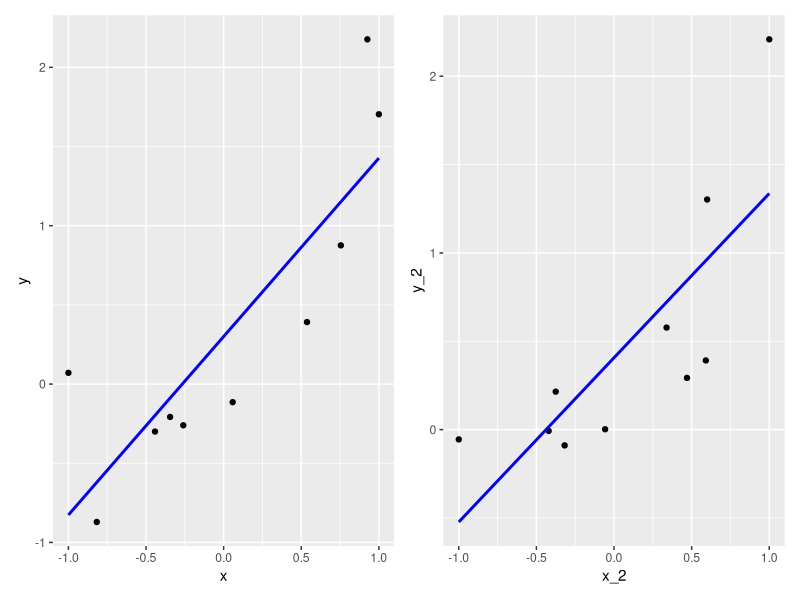
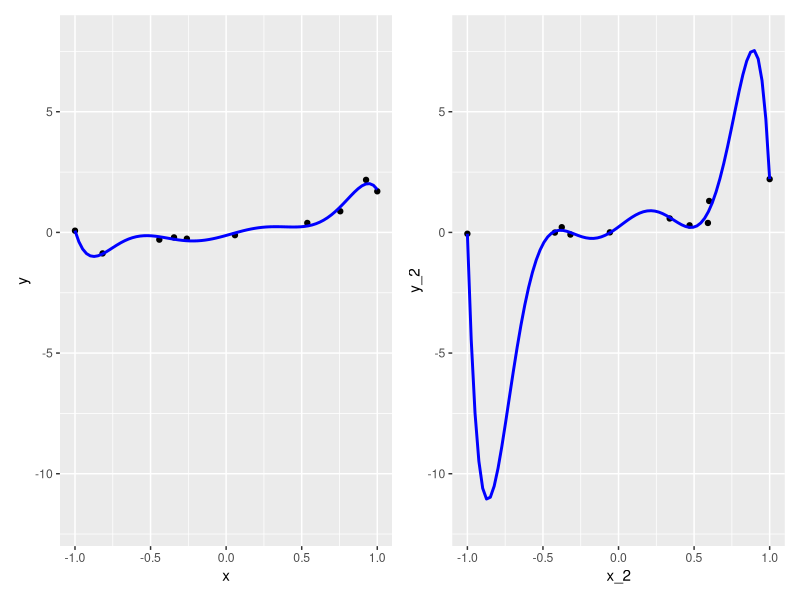
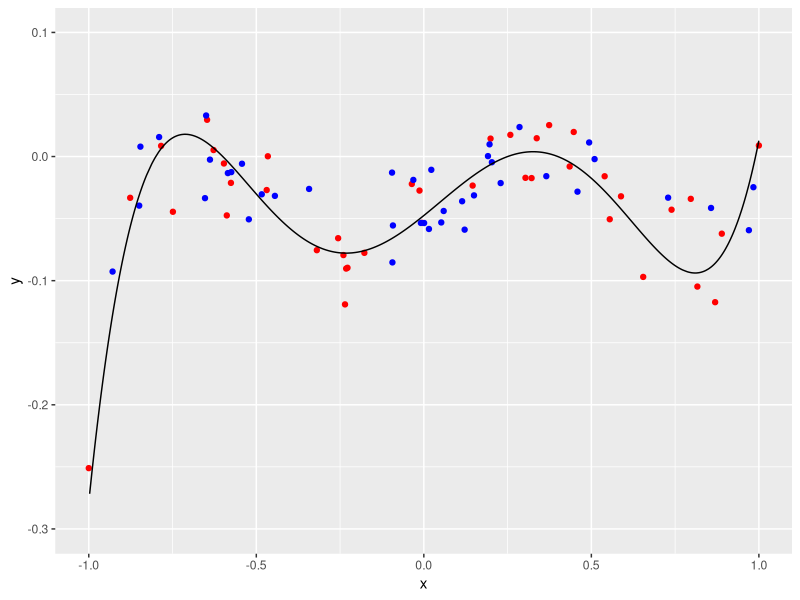
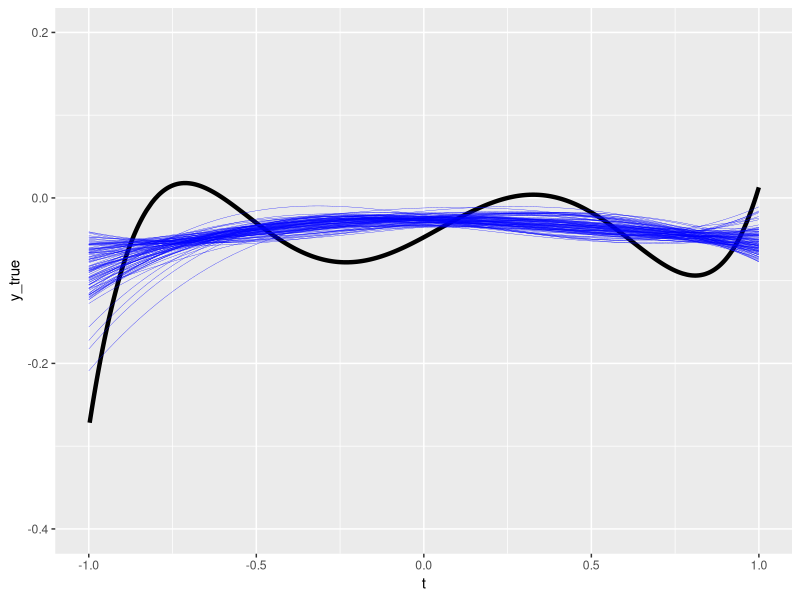
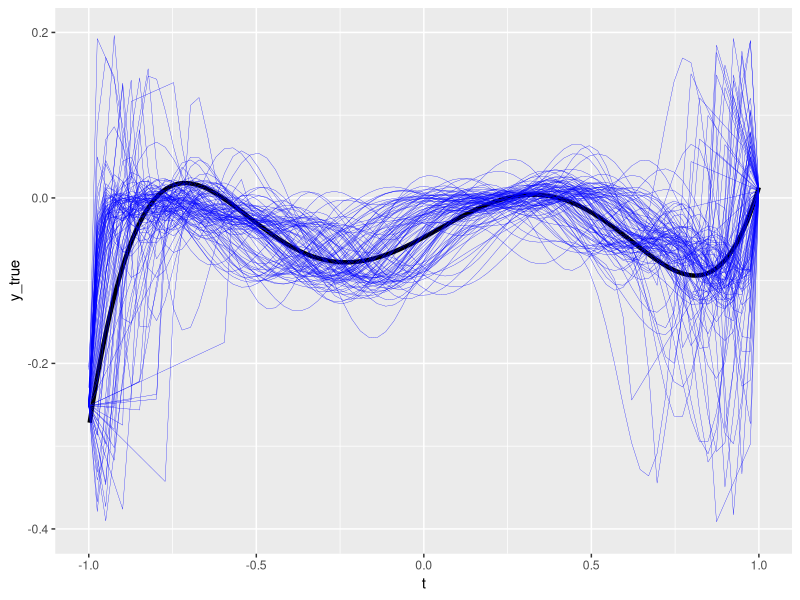
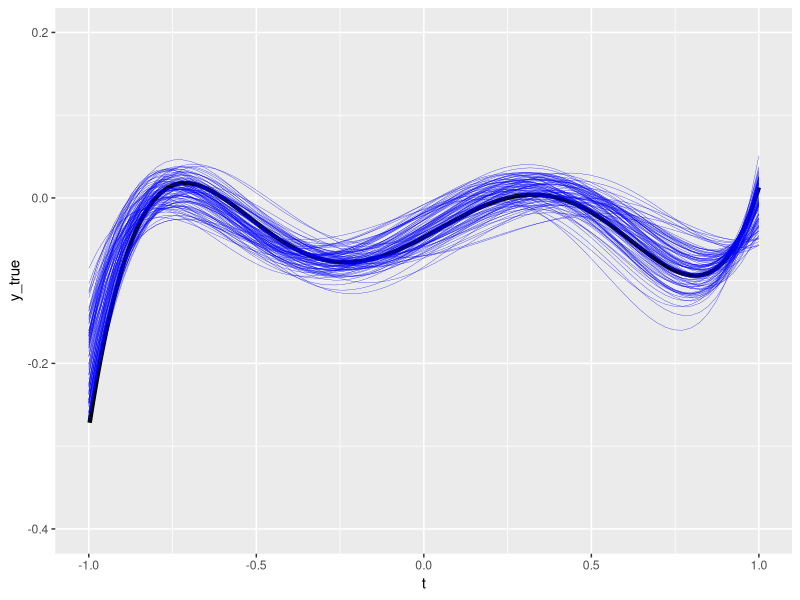

Write R code to recreate these figures, in order.
## ---- chunk 1
library(ggplot2)
set.seed(20)
#Run this chunk of code multiple times to see that there is not a lot of change in the estimator for different samples from the same data generating function. 

#generate some data points

n <- 10 
x <- runif(n, -1,1)
x <- sort(x)
x[1] <- -1
x[n] <- 1

#the true data generating function is a cubic polynomial and we add Gaussian noise to it

y <- (x-.25)*(x+.6)*(x+.8) + .3*rnorm(n)

plot1<- ggplot()+ 
  geom_point(aes(x,y))+
  stat_smooth(method="lm", se=FALSE, fill=NA, formula=y~x, aes_string(x, y), size = 1, color="blue") 

## ---- chunk 2
set.seed(26)
#Run this chunk of code multiple times to see that there is not a lot of change in the estimator for different samples from the same data generating function. 

#generate some data points

n_2 <- 10 
x_2 <- runif(n_2, -1,1)
x_2 <- sort(x_2)
x_2[1] <- -1
x_2[n_2] <- 1

#the true data generating function is a cubic polynomial and we add Gaussian noise to it

y_2 <- (x_2-.25)*(x_2+.6)*(x_2+.8) + .3*rnorm(n_2)

plot2 <- ggplot()+ 
  geom_point(aes(x_2,y_2))+
  stat_smooth(method="lm", se=FALSE, fill=NA, formula=y~x, aes_string(x_2, y_2), size = 1, color="blue") 

## ---- chunk 3

library(patchwork)

plot1 + plot2
## ---- chunk 4
# We use the same data that we generated earlier and fit a 7th order polynomial to it

plot3<- ggplot()+ 
  geom_point(aes(x,y))+
  stat_smooth(method="lm", se=FALSE, fill=NA, formula=y~poly(x, 7, raw=TRUE) , aes_string(x, y), size = 1, color="blue")+
  ylim(-12,8)


plot4<- ggplot()+ 
  geom_point(aes(x_2,y_2))+
  stat_smooth(method="lm", se=FALSE, fill=NA, formula=y~poly(x, 7, raw=TRUE) , aes_string(x_2, y_2), size = 1, color="blue")+
  ylim(-12,8)


plot3 + plot4

## ---- chunk 5
set.seed(1)
# generate training data

n <- 40 
x <- runif(n, -1,1)
x <- sort(x)
x[1] <- -1
x[n] <- 1

#the true data generating function is a 5-th order polynomial
#we add Gaussian noise to it

y <- (x-.99)*(x-.4)*(x-.25)*(x+.6)*(x+.8) + .03*rnorm(n)
## ---- chunk 6
#generate test data 

n_test <- 40
x_test <- runif(n_test, -1,1)
y_test <- (x_test-.99)*(x_test-.4)*(x_test-.25)*(x_test+.6)*(x_test+.8)+
  .03*rnorm(n_test)
df_test <- as.data.frame(cbind(x_test, y_test))
## ---- chunk 7
# true data generating function
t <- runif(1000,-1, 1)
y_true <- (t-.99)*(t-.4)*(t-.25)*(t+.6)*(t+.8)

## ---- chunk 8
#plot the samples and the true data-generating function

library(ggplot2)

ggplot()+
  geom_point(aes(x,y), color="red")+
  geom_point(aes(x_test, y_test), color = "blue")+
  geom_line(aes(t, y_true))+
  ylim(-0.3,0.1)
## ---- chunk 9
set.seed(2)
p <- ggplot()+ 
  geom_line(aes(x=t, y=y_true), size=1.5)+
  ylim(-0.4, 0.2)

q <- ggplot()+ 
  geom_line(aes(x=t, y=y_true), size =1.5)+
  ylim(-0.4,0.2)

r <- ggplot()+ 
  geom_line(aes(x=t, y=y_true), size=1.5)+
  ylim(-0.4, 0.2)

train.3_MSE <- rep(NA, 100)
test.3_MSE <- rep(NA, 100)
train.15_MSE <- rep(NA, 100)
test.15_MSE <- rep(NA, 100)
train.5_MSE <- rep(NA, 100)
test.5_MSE <- rep(NA, 100)

for (i in 1:100){
  
  n <- 40
  x <- runif(n, -1,1)
  x <- sort(x)
  x[1] <- -1
  x[n] <- 1
  df <- as.data.frame(cbind(x,y))
    
  # degree-3 polynomial linear regression
  lm.fit.3 <- lm(y ~ poly(x,3), data = df)
  
  y_hat_train.3 <- predict(lm.fit.3, data=df$x)
  train.3_MSE[i] <- mean((y_hat_train.3-df$y)^2)
  #print(train.3_MSE)
  
  y_hat_test.3 <- predict(lm.fit.3, data=df_test$x_test)
  test.3_MSE[i] <- mean((y_hat_test.3 - df_test$y_test)^2)
  
  #print(test.3_MSE)
  
  # degree-15 polynomial linear regression
  lm.fit.15 <- lm(y ~ poly(x,15), data = df)

  y_hat_train.15 <- predict(lm.fit.15, data=df)
  train.15_MSE[i] <- mean((y_hat_train.15-df$y)^2)
  #print(train.15_MSE)
  
  y_hat_test.15 <- predict(lm.fit.15, data=df_test$x_test)
  test.15_MSE[i] <- mean((y_hat_test.15-df_test$y_test)^2)
  #print(test.15_MSE)
  
  # degree-5 polynomial linear regression
  lm.fit.5 <- lm(y ~ poly(x,5), data = df)
  
  y_hat_train.5 <- predict(lm.fit.5, data=df$x)
  train.5_MSE[i] <- mean((y_hat_train.5-df$y)^2)
  #print(train.5_MSE)
  
  y_hat_test.5 <- predict(lm.fit.5, data=df_test$x_test)
  test.5_MSE[i] <- mean((y_hat_test.5 - df_test$y_test)^2)
  
  #print(test.5_MSE)
  
  
  
  r <- r + 
          stat_smooth(method="lm", se=FALSE, fill=NA, 
                      formula=y~poly(x,5, raw=TRUE),
                      aes_string(x, y), size = 0.1, color="blue") 
  
  p <- p + 
          stat_smooth(method="lm", se=FALSE, fill=NA, 
                      formula=y~poly(x,3, raw=TRUE),
                      aes_string(x, y), size = 0.1, color="blue") 


  q <- q + 
    stat_smooth(method="lm", se=FALSE, fill=NA, 
                formula=y~poly(x,15, raw=TRUE), 
                aes_string(x, y), size = 0.1, color="blue") 
  
}

print(p)
print(q)
print(r)
df_MSE <- as.data.frame(cbind(train.3_MSE, test.3_MSE, train.15_MSE,
                              test.15_MSE, train.5_MSE, test.5_MSE))
head(df_MSE)
